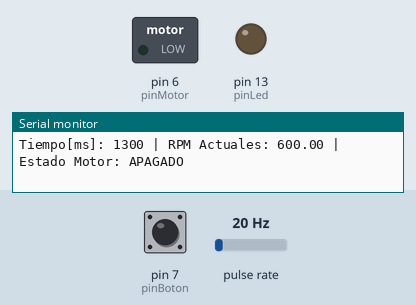
Recording of a program running on a simulated Arduino Uno, built with avr-gcc and run on an emulated ATmega328P. On the bench: switched loads named in the program (green lamp = pin HIGH), output pins drawn as LEDs (lit = HIGH), the last lines printed to the serial monitor. Wiring (inferred from the names in the program): pulse sensor: data pin 2. The test bench sets the inputs (shaded band); at power-on: pin 7 (pinBoton) HIGH, pulse rate 20 Hz.

Above: at 1.4 s.
1.5 s: pin 7 (pinBoton) pulled LOW for 0.15 s
At 2.1 s:
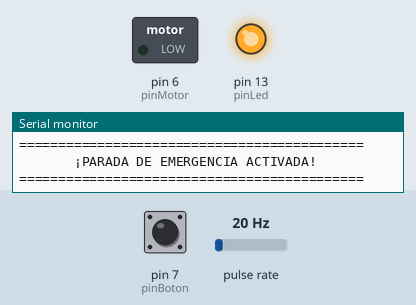
Timing chart, 0 to 4.5 s (numbered marks = the images above; inputs shaded):
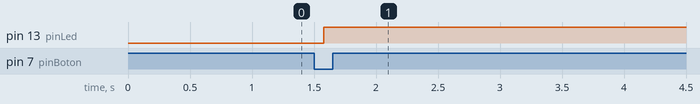

Measured:
- after the input at 1.5 s, pin 6 (pinMotor): stays LOW (without the input it goes to HIGH after 3.5 s); pin 13 (pinLed): LOW → HIGH after 0.08 s

The program:

main.cpp
```cpp
#include <Arduino.h>
#include "controlSiNo_sca.h"
#include "rpm.h"

// ----- PINES -----
const int pinSensor = 2;  // Pin que soporta interrupciones externas (D2)
const int pinMotor = 6;   // Pin de salida al motor
const int pinBoton = 7;   // Pin para el botón de parada de emergencia
const int pinLed = 13;    // Pin para el LED indicador de parada

// --------- PARÁMETROS ---------
#define objetivoRPM 1500.0   // RPM
#define histeresis 200.0     // RPM
#define DELTA_T 100          // milisegundos de muestreo
#define TIEMPO_ARRANQUE 5000 // 5 segundos de espera antes de controlar

// --------- VARIABLES GLOBALES ---------
unsigned long tiempo_actual = 0;
unsigned long tiempo_anterior = 0;
unsigned long tiempo_inicio = 0;
float rpm_objetivo = objetivoRPM;
float rpm_medida = 0.0;
bool estadoMotor = false; // Reemplaza la variable local que tenías

// Instanciamos el objeto del controlador
controlSiNo controladorMotor(pinMotor);

// --------- PROTOTIPOS ---------
bool debo_muestrear();
float medir();
void controlar();
void MostrarDatos();
void mostrar_encabezado();
bool boton_parada_presionado();
void parada();

//--------------- SETUP -------------------
void setup() {
  Serial.begin(9600);

  // Configuración de pines para el botón y LED de emergencia
  pinMode(pinBoton, INPUT_PULLUP);
  pinMode(pinLed, OUTPUT);

  // Configuro la medición de velocidad pasando el pin del sensor
  ConfigurarRPM(pinSensor);

  // Configuro el control Si-No
  controladorMotor.Configurar(rpm_objetivo, histeresis, SALIDA_NORMAL);

  // Establecer tiempo inicial y mostrar info
  tiempo_inicio = millis();
  mostrar_encabezado();

  Serial.println("----- Sistema iniciado -----");
}

//--------------- LOOP -------------------

void loop() {
  // Parada de emergencia -------------
  if (boton_parada_presionado()) {
    parada();
  }

  //  Muestreo periódico ---------------
  if (debo_muestrear()) {

    // Medimos y actualizamos la variable global rpm_medida
    medir();

    // Controlamos el motor en base a la medición
    controlar();

    // Mostramos los datos ---------
    MostrarDatos();
  }
}

//---------------- DEBO MUESTREAR ------------------

bool debo_muestrear() {
  tiempo_actual = millis();
  if (tiempo_actual - tiempo_anterior >= DELTA_T) {
    tiempo_anterior = tiempo_anterior + DELTA_T;
    return true;
  }
  return false;
}

//--------------- MEDIR RPM -------------------

float medir() {
  rpm_medida = MedirRPM();
  return rpm_medida;
}

//--------------- CONTROLAR MOTOR -------------------

void controlar() {
  // Actúa solo si ya pasó el tiempo de arranque seguro
  if (millis() - tiempo_inicio >= TIEMPO_ARRANQUE) {
    estadoMotor = controladorMotor.Controlar(rpm_medida);
  } else {
    estadoMotor = false;
  }
}

//--------------- PARADA DE EMERGENCIA -------------------

bool boton_parada_presionado() {
  // Retorna true si el botón (configurado como PULLUP) es presionado (LOW)
  return digitalRead(pinBoton) == LOW;
}

//--------------- PARADA DE EMERGENCIA -------------------

void parada() {
  // Apagar motor inmediatamente.
  // Nota: Si la clase controlSiNo no tiene Apagar(), usa digitalWrite(pinMotor, LOW);
  controladorMotor.Apagar();

  Serial.println();
  Serial.println("============================================");
  Serial.println("       ¡PARADA DE EMERGENCIA ACTIVADA!      ");
  Serial.println("============================================");

  // Desactivar interrupción del sensor para dejar de medir
  detachInterrupt(digitalPinToInterrupt(pinSensor));

  // Entrar en un estado seguro (bucle infinito)
  while (true) {
    digitalWrite(pinLed, HIGH);
    // El sistema se queda bloqueado aquí hasta que se reinicie el Arduino
  }
}

//--------------- MOSTRAR DATOS ENCABEZADO -------------------

void mostrar_encabezado() {
  Serial.println("============================================");
  Serial.println("CONTROL DE RPM...");
  Serial.println("============================================");
  Serial.println("Datos: ");
  Serial.print  ("   RPM objetivo: ");
  Serial.print  (rpm_objetivo);
  Serial.println(" RPM");
  Serial.print  ("   Histéresis: ±");
  Serial.print  (histeresis);
  Serial.println(" RPM");
  Serial.println("--------------------------------------------");
  Serial.println();
}

//--------------- MOSTRAR DATOS ACTUALES -------------------

void MostrarDatos() {
  // Esta función mantiene tu formato original pero lee las variables globales
  Serial.print("Tiempo[ms]: ");
  Serial.print(millis());
  Serial.print(" | RPM Actuales: ");
  Serial.print(rpm_medida);
  Serial.print(" | Estado Motor: ");
  Serial.println(estadoMotor ? "ENCENDIDO" : "APAGADO");
}
```

controlSiNo_sca.cpp
```cpp
/**************************************************************************************************
* Módulo para control SI-NO
***************************************************************************************************
* Archivo:  controlSiNo_sca.cpp
* Resumen:  Librería de control si-no.
* Autor:    Guillermo Caporaletti <gfcaporaletti@undav.edu.ar>
*           (UNDAV, Ingeniería en Informática, Sistemas de Control Automático)
* Fecha:    2025
* Version:  2
**************************************************************************************************/

#include "Arduino.h"
#include "controlSiNo_sca.h"

/**************************************************************************************************
* Funciones públicas
**************************************************************************************************/

/**************************************************************************************************
* Función:  Constructor
* Resumen:
**************************************************************************************************/
controlSiNo::controlSiNo(uint8_t PIN)
{
  EstadoSalida = false;               // Estado por defecto al iniciar.
  PinSalida = PIN;                    // Guarda pin de salida y configura si corresponde
  if (PinSalida>0) {                  // Configura salida en 0
    pinMode(PinSalida, OUTPUT);
    digitalWrite(PinSalida, EstadoSalida);
  }
  Configurar(0, 1, SALIDA_NORMAL);    // Configuración por defecto
}
/*************************************************************************************************/

/**************************************************************************************************
* Función:  Configurar
* Resumen:  Establece parámetros de control
**************************************************************************************************/
void controlSiNo::Configurar(float OBJETIVO, float HISTERESIS, bool MODO_SALIDA)
{
  HISTERESIS = abs(HISTERESIS);
  Superior   = OBJETIVO + HISTERESIS;
  Inferior   = OBJETIVO - HISTERESIS;
  if (true==MODO_SALIDA) {
    SalidaInvertida = true;
  } else {
    SalidaInvertida = false;
  }
}
/*************************************************************************************************/

/**************************************************************************************************
* Función:  Configurar (sobrecargada)
* Resumen:  Establece parámetros de control
**************************************************************************************************/
void controlSiNo::Configurar(float OBJETIVO)
{
  float HISTERESIS = (Superior - Inferior) / 2;
  Superior   = OBJETIVO + HISTERESIS;
  Inferior   = OBJETIVO - HISTERESIS;
}
/*************************************************************************************************/

/**************************************************************************************************
* Función:  Controlar
* Resumen:  Devuelve el estado del controlador luego de procesar la ENTRADA.
*           Si fue seteado un PIN de salida, cambia su estado.
**************************************************************************************************/
boolean controlSiNo::Controlar(float MEDICION)
{
  if (MEDICION > Superior) {
    // Se debe apagar (o prender si SalidaInvertida==true)
    if (SalidaInvertida) {
      EstadoSalida = true;
    } else {
      EstadoSalida = false;
    }
  }
  if (MEDICION < Inferior) {
    // Se debe prender (o apagar si SalidaInvertida==true)
    if (SalidaInvertida) {
      EstadoSalida = false;
    } else {
      EstadoSalida = true;
    }
  }
  // ¿Se debe actuar en PinSalida?
  if (PinSalida>0) {
    digitalWrite(PinSalida, EstadoSalida);
  }
  // Fin
  return EstadoSalida;
}
/*************************************************************************************************/

/**************************************************************************************************
* Función:  Apagar()
* Resumen:  Pone en "false" el estado y apaga la salida PIN (si fue configurada).
**************************************************************************************************/
void controlSiNo::Apagar()
{
  EstadoSalida = false;
  if (PinSalida>0) digitalWrite(PinSalida, EstadoSalida);
}
/*************************************************************************************************/

/**************************************************************************************************
* Función:  Prender()
* Resumen:  Pone en "true" el estado y prende la salida PIN (si fue configurada).
**************************************************************************************************/
void controlSiNo::Prender()
{
  EstadoSalida = true;
  if (PinSalida>0) digitalWrite(PinSalida, EstadoSalida);
}
/*************************************************************************************************/

/**************************************************************************************************
* Función:  Estado()
* Resumen:  Devuelve el estado del controlador si-no.
**************************************************************************************************/
boolean controlSiNo::Estado()
{
  return EstadoSalida;
}
/*************************************************************************************************/

/****************************************************************************** FIN DE ARCHIVO ***/
```

controlSiNo_sca.h
```cpp
/**************************************************************************************************
* Módulo para control SI-NO
***************************************************************************************************
* Archivo:  controlSiNo_sca.h
* Resumen:  Librería de control si-no elaborada con programación orientada a objetos (POO)
*           para el curso de Sistemas de Control Automático, UNDAV.
* Autor:    Guillermo Caporaletti <gfcaporaletti@undav.edu.ar>
* Fecha:    2025
* Version:  2
* Cambios:  Restringe el constructor a configuraciones de hardware.
*           Modifica los parámetros de las funciones.
*           Versión anterior: 1.1 (2023).
*
**************************************************************************************************/

#ifndef CONTROL_SINO_SCA_H
#define CONTROL_SINO_SCA_H

#include "Arduino.h"

#define SALIDA_INVERTIDA    true
#define SALIDA_NORMAL       false

/*************************************************************************************************/

class controlSiNo                       // Objeto para control SI-NO.
{
  private:
    boolean EstadoSalida;               // Estado de salida del control SI-NO.
    byte    PinSalida;                  // Pin de salida. Si es 0, no actúa
                                        // (y se debe actuar de otra forma).
    float   Superior;                   // OBJETIVO + HISTERESIS
    float   Inferior;                   // OBJETIVO - HISTERESIS
    bool    SalidaInvertida;            // --> false si apaga cuando MEDICION > Superior
                                        //           y prende cuando MEDICION < Inferior
                                        // --> true  si apaga cuando MEDICION < Inferior
                                        //           y prende cuando MEDICION > Superior
  public:
    controlSiNo(uint8_t PIN);           // Constructor. Configura el pin de salida, si corresponde
                                        // Si el pin es 0, no modifica ningún pin
    void Configurar(float OBJETIVO, float HISTERESIS, bool MODO_SALIDA);
                                        // Configura el valor OBJETIVO y su HISTERESIS.
                                        // Permite establecer una SALIDA INVERTIDA o negada.
                                        // Es posible cambiar esta configuración durante la ejecución.
    void Configurar(float OBJETIVO);    // Configura sólo este parámetro.
    boolean Controlar(float MEDICION);  // Controla según medición,
                                        //  modifica el estado del pin de salida
                                        // y devuelve el estado del controlador.
    void Apagar();                      // Pone EstadoSalida en false.
    void Prender();                     // Pone EstadoSalida en true.
    boolean Estado();                   // Devuelve el Estado del pin de salida.
};

/*************************************************************************************************/

#endif // CONTROL_SINO_H

/****************************************************************************** FIN DE ARCHIVO ***/
```

rpm.cpp
```cpp
/******************************************************************************
* Velocidad de cambios de estado
*******************************************************************************
* Archivo: rpm.cpp
* Resumen: El módulo reúne algunas funciones para calcular la velocidad
*          con que un pin cambia de estado.
* Autor:   Guillermo Caporaletti <gfcaporaletti@undav.edu.ar>
* Fecha:   Abril de 2023
******************************************************************************/

/******************************************************************************
* Librería y módulos incluidas
******************************************************************************/

#include "rpm.h"

/******************************************************************************
* Variables privadas (para manejo de la ISR)
******************************************************************************/

byte PinEntrada;                      // Pin de entrada cuya velocidad de cambio de estado deseamos medir
volatile unsigned long usAnterior=0;  // Almacena el último tiempo de la interrupción en microsegundos.
volatile unsigned long usDelta=0;     // Almacena cuánto pasó entre cada interrupción en microsegundos.
volatile unsigned long contadorISR=0; // Cuenta cambios de estado: otro modo de registro.
volatile bool estadoSensor;           // Guarda estado último para evitar falsas detecciones de cambios de estado.
int velocidadAnterior = 0;            // Esto puede usarse para promediar las velocidades medidas

/******************************************************************************
* Funciones privadas
******************************************************************************/

// ISR que calcula cuánto pasó desde la anterior interrupción
// La respuesta en velocidad la da otra función (que es pública)
void ISRcalculaDelta()
{
  unsigned long usActual = micros();
  if (digitalRead(PinEntrada) != estadoSensor && usActual - usAnterior > MIN_US_ENTRE_CAMBIOS)
  // Si hubo cambio de estado y pasó más del tiempo mínimo...
  {
    estadoSensor = !estadoSensor;     // Cambió el estado del sensor
    usDelta = usActual-usAnterior;    // Calcula delta (sin filtro promediador)
    contadorISR++;                    // Agrega cuenta
    usAnterior = usActual;            // Actualiza
    // usDelta    --> Almacena cuanto pasó entre cada interrupción en microsegundos.
    // usAnterior --> Almacena el último tiempo de la interrupción en microsegundos.
  }
}

/******************************************************************************
* Funciones públicas
******************************************************************************/

// Configura la interrupción
void ConfigurarRPM(byte PIN)
{
  PinEntrada = PIN;             // Almacenamos el pin que debo leer
  pinMode(PinEntrada, INPUT);   // Lo seteo como entrada digital
  attachInterrupt(digitalPinToInterrupt(PinEntrada),ISRcalculaDelta,CHANGE);
              // Configuro la función a llamar en cada interrupción
  estadoSensor = digitalRead(PinEntrada);
              // Verifico incialmente en qué estado está el sensor y lo guardo en la variable.
}

// Devuelve la velocidad en RPM según el tiempo entre cambios de estado
int MedirRPM()
{
  int med = 0;
  unsigned long usActual = micros();
  // micros()--> es el tiempo que paso desde que se inicio el programa en microsegundos

  if ( usAnterior==0 ) {
    // Aún no hubo ninguna interrupción
    // Supongo una velocidad de 0 RPM
    med = 0;

  } else if ( (usActual-usAnterior)>usDelta ) {
    // usAnterior --> el delta de la ultima interrupcion
    // usDelta    --> el tiempo q paso entre la interrupcion anterior y la actual
    // Quiere decir que la velocidad real es menor a la que indica msDelta
    // (Esto puede ocurrir porque msDelta sólo se actualiza cuando ocurre la interrupción)
    med = ( RPM_POR_US / (usActual-usAnterior) );
  } else {
    // Calculo con usDelta :-)
    med = ( RPM_POR_US / usDelta );
  }

  // Ya tengo un valor med:
  // Puedo limitar y/o promediar su valor.
  med = min(med, MAX_VUELTAS_RPM);
  // med = 0.3*velocidadAnterior + 0.7*med;
  // velocidadAnterior = med;

  // Listo!!!
  return med;
}

/******************************************************************************
* FIN DE ARCHIVO velocidad.cpp
******************************************************************************/
```

Source omitted: rpm.h (2224 bytes), velocidad.cpp (4374 bytes), velocidad.h (2114 bytes)
